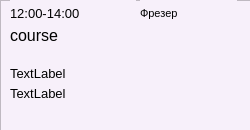
<?xml version="1.0" encoding="UTF-8"?>
<ui version="4.0">
 <class>ScheduleSample</class>
 <widget class="QWidget" name="ScheduleSample">
  <property name="geometry">
   <rect>
    <x>0</x>
    <y>0</y>
    <width>250</width>
    <height>130</height>
   </rect>
  </property>
  <property name="minimumSize">
   <size>
    <width>250</width>
    <height>130</height>
   </size>
  </property>
  <property name="maximumSize">
   <size>
    <width>250</width>
    <height>130</height>
   </size>
  </property>
  <property name="windowTitle">
   <string>Form</string>
  </property>
  <property name="styleSheet">
   <string notr="true">background-color: rgb(247, 240, 250);</string>
  </property>
  <widget class="QFrame" name="frame">
   <property name="geometry">
    <rect>
     <x>0</x>
     <y>0</y>
     <width>251</width>
     <height>131</height>
    </rect>
   </property>
   <property name="minimumSize">
    <size>
     <width>250</width>
     <height>130</height>
    </size>
   </property>
   <property name="frameShape">
    <enum>QFrame::StyledPanel</enum>
   </property>
   <property name="frameShadow">
    <enum>QFrame::Raised</enum>
   </property>
   <widget class="QLabel" name="teacherL">
    <property name="geometry">
     <rect>
      <x>10</x>
      <y>80</y>
      <width>171</width>
      <height>26</height>
     </rect>
    </property>
    <property name="font">
     <font>
      <family>Arial</family>
      <pointsize>10</pointsize>
     </font>
    </property>
    <property name="text">
     <string>TextLabel</string>
    </property>
   </widget>
   <widget class="QLabel" name="courseTypeL">
    <property name="geometry">
     <rect>
      <x>10</x>
      <y>60</y>
      <width>63</width>
      <height>26</height>
     </rect>
    </property>
    <property name="font">
     <font>
      <family>Arial</family>
      <pointsize>10</pointsize>
     </font>
    </property>
    <property name="text">
     <string>TextLabel</string>
    </property>
   </widget>
   <widget class="QLabel" name="courseL">
    <property name="geometry">
     <rect>
      <x>10</x>
      <y>20</y>
      <width>251</width>
      <height>31</height>
     </rect>
    </property>
    <property name="font">
     <font>
      <family>Arial</family>
      <pointsize>12</pointsize>
     </font>
    </property>
    <property name="text">
     <string>course</string>
    </property>
   </widget>
   <widget class="QLabel" name="timeL">
    <property name="geometry">
     <rect>
      <x>10</x>
      <y>0</y>
      <width>126</width>
      <height>26</height>
     </rect>
    </property>
    <property name="font">
     <font>
      <family>Arial</family>
      <pointsize>10</pointsize>
     </font>
    </property>
    <property name="text">
     <string>12:00-14:00</string>
    </property>
   </widget>
   <widget class="QLabel" name="placeL">
    <property name="geometry">
     <rect>
      <x>140</x>
      <y>0</y>
      <width>97</width>
      <height>26</height>
     </rect>
    </property>
    <property name="font">
     <font>
      <family>Arial</family>
      <pointsize>8</pointsize>
     </font>
    </property>
    <property name="text">
     <string>Фрезер</string>
    </property>
   </widget>
  </widget>
 </widget>
 <resources/>
 <connections/>
</ui>
